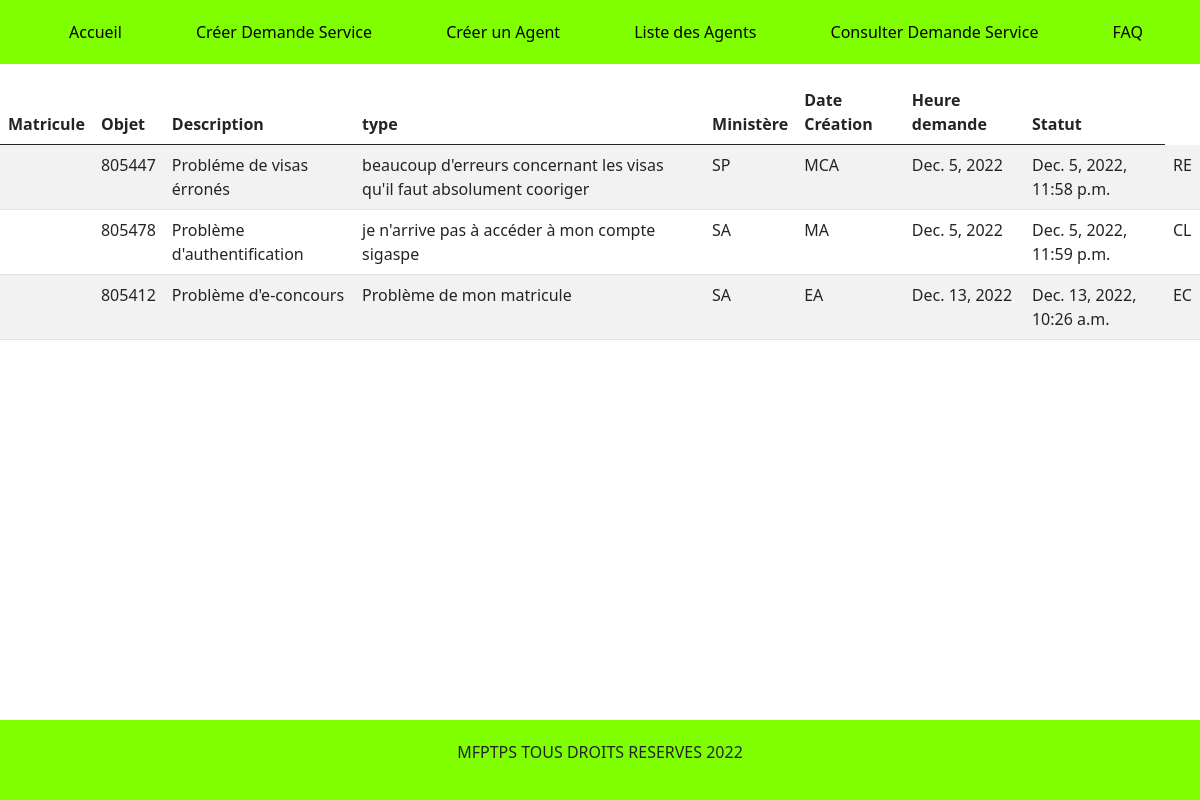
The page /demandeDetail/ on the database as committed earlier.
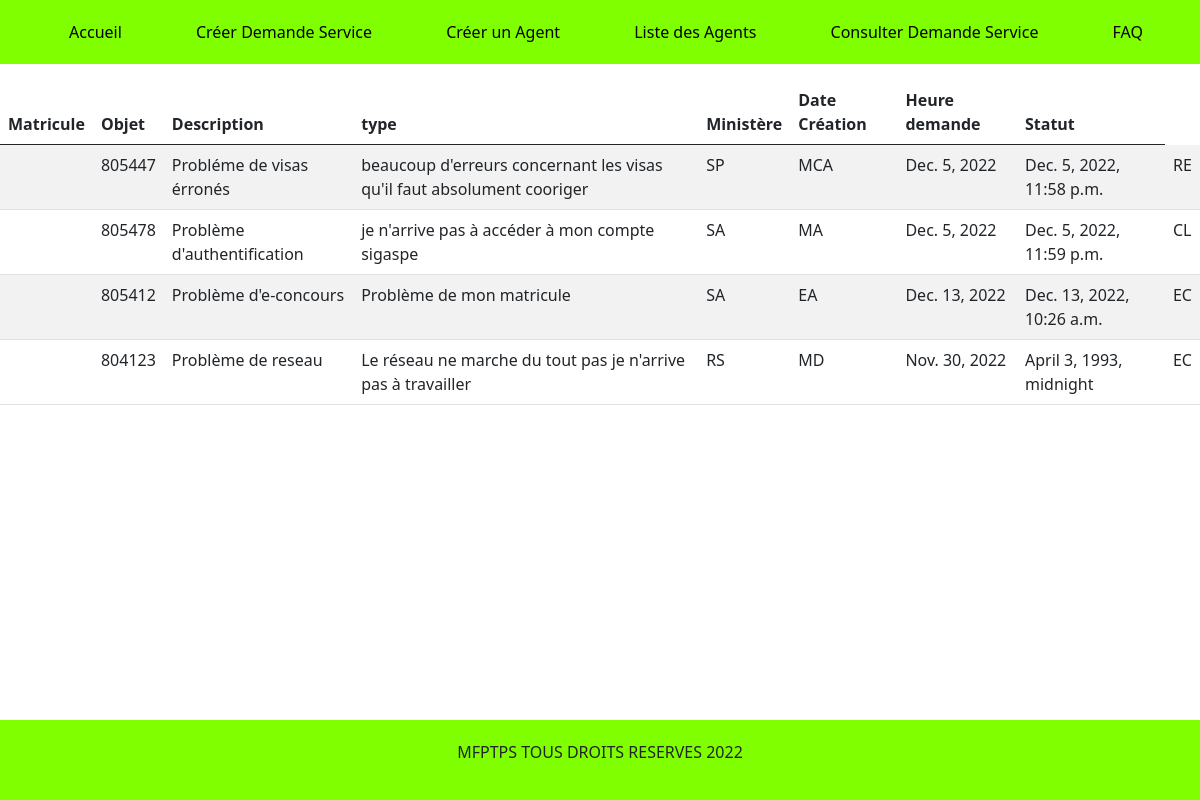
The same page on the database as committed later.
### gestion/models.py (models this page shows)
class demande(models.Model):
    matricule=models.IntegerField()
    objet =models.fields.CharField(max_length=260)
    description=models.CharField(max_length=1000)
    Type=models.CharField(max_length=20)
    ministere=models.CharField(max_length=20)
    dateCreation=models.DateField()
    heureDemande=models.DateTimeField()
    statut=models.CharField(max_length=20)
    class Types(models.TextChoices):
        Maintenance = 'MAI'
        Reseau = 'RS'
        SIGASPE = 'SP'
        ALIAS = 'AS'
        SADINA = 'SA'
        PRISKA = 'PK'
        DIAN = 'DN'
        SITA = 'ST'
    Type=models.CharField(choices=Types.choices,max_length=5)
    class Ministere(models.TextChoices):
        MFPTPS = 'MF'
        MENA = 'MN'
        MUAFH = 'MU'
        MJDH = 'MJ'
        MAF = 'MA'
        MSHPB = 'MS'
        MEFP = 'ME'
        MTMUSRS='MTM'
        MATD='MD'
        MEA='EA'
        MCCAT='MCA'
        MESRI='MSI'
        MSAJ='JAS'
        MMC='CM'
        MEMC='MCE'
        MDICA='CAI'
    ministere=models.CharField(choices=Ministere.choices,max_length=5)
    class Statut(models.TextChoices):
        EnCours = 'EC'
        Regle = 'RE'
        Clos = 'CL'
        Nouveau = 'NV'
    statut=models.CharField(choices=Statut.choices,max_length=5)

### gestion/views.py (the view)
# urls.py: path('demandeDetail/',views.demande_detail,name='det'),
def demande_detail(request):
    Demande=demande.objects.all()
    return render(request,'ticket.html',{'Demande':Demande})

### gestion/templates/ticket.html
{% extends 'base.html' %}
{% block content %}
<table class="table table-striped">
    <thead>
      <tr>
        <th scope="col">Matricule</th>
        <th scope="col">Objet</th>
        <th scope="col">Description</th>
        <th scope="col">type</th>
        <th scope="col">Ministère</th>
        <th scope="col">Date Création</th>
        <th scope="col">Heure demande</th>
        <th scope="col">Statut</th>
      </tr>
    </thead>
    <tbody>
      {% for tic in Demande %}
      <tr>
        <th scope="col"></th>
        <td>{{tic.matricule}}</td>
        <td>{{tic.objet}}</td>
        <td>{{tic.description}}</td>
        <td>{{tic.Type}}</td>
        <td>{{tic.ministere}}</td>
        <td>{{tic.dateCreation}} </td>
        <td>{{tic.heureDemande}}</td>
        <td>{{tic.statut}} </td>
      </tr>
      {% endfor %}
    </tbody>
  </table>
  {% include 'footer.html' %}
{% endblock %}

Rows that differ between the two databases and show on the page:
added demande: matricule "804123", objet "Problème de reseau", description "Le réseau ne marche du tout pas je n'arrive pas à travailler", Type "RS", ministere "MD", dateCreation "Nov. 30, 2022", heureDemande "April 3, 1993, midnight", statut "EC"
